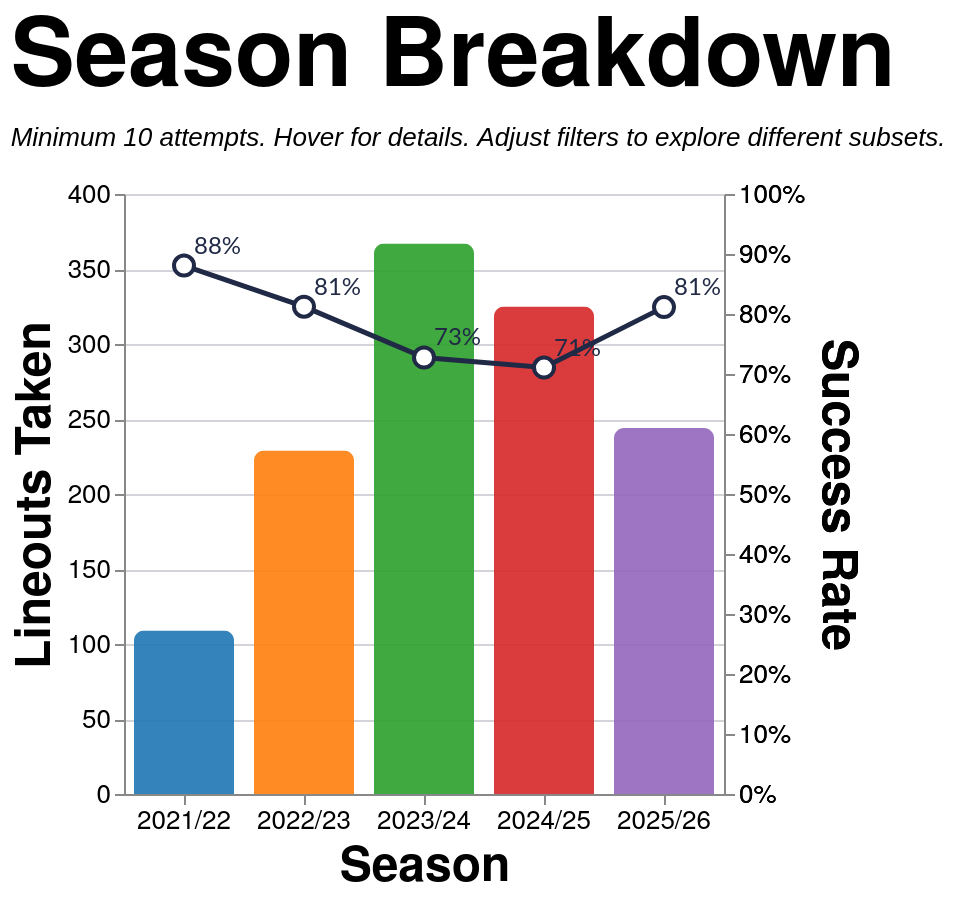

Specify this chart in Vega-Lite:
### Vega-Lite specification from a JSON file in a GitHub repository (floating-point values rounded to 4 significant figures; data arrays with more than 128 entries replaced by an {"elided": "..."} marker saying what was removed)
{"config": {"axis": {"labelFont": "PT Sans Narrow, Helvetica Neue, Helvetica, Arial, sans-serif", "titleFont": "PT Sans Narrow, Helvetica Neue, Helvetica, Arial, sans-serif", "labelFontSize": 13, "titleFontSize": 24, "gridColor": "#202947", "gridOpacity": 0.2, "zindex": 1}, "text": {"font": "Lato, sans-serif"}, "bar": {"cornerRadiusEnd": 5}, "header": {"labelFont": "PT Sans Narrow, Helvetica Neue, Helvetica, Arial, sans-serif", "titleFont": "PT Sans Narrow, Helvetica Neue, Helvetica, Arial, sans-serif", "labelFontSize": 24, "titleFontSize": 28, "labelFontWeight": "bold", "orient": "left"}, "legend": {"labelFont": "PT Sans Narrow, Helvetica Neue, Helvetica, Arial, sans-serif", "titleFont": "PT Sans Narrow, Helvetica Neue, Helvetica, Arial, sans-serif", "labelFontSize": 14, "titleFontSize": 16, "titlePadding": 5, "fillColor": "white", "strokeColor": "black", "padding": 10, "titleFontWeight": "lighter", "titleFontStyle": "italic", "titleColor": "gray", "offset": 10}, "title": {"font": "PT Sans Narrow, Helvetica Neue, Helvetica, Arial, sans-serif", "fontSize": 48, "fontWeight": "bold", "anchor": "start", "align": "center", "titlePadding": 20, "subtitlePadding": 10, "subtitleFontSize": 13, "subtitleColor": "", "subtitleFontStyle": "italic", "offset": 15, "color": "black"}, "axisX": {"labelAngle": 0}, "facet": {"title": null, "header": null, "align": {"row": "each", "column": "each"}}, "resolve": {"scale": {"y": "independent", "facet": "independent"}}, "background": "transparent", "scale": {"offsetBandPaddingOuter": 0.2, "offsetBandPaddingInner": 0.1}, "view": {"stroke": null, "background": "transparent"}}, "layer": [{"mark": {"type": "bar", "opacity": 0.9, "size": 50}, "encoding": {"color": {"field": "season", "legend": null, "scale": {"scheme": "category10"}, "type": "nominal"}, "stroke": {"value": "transparent"}, "tooltip": [{"field": "season", "title": "Season", "type": "nominal"}, {"field": "attempts", "format": ",.0f", "title": "Attempts", "type": "quantitative"}, {"field": "won", "format": ",.0f", "title": "Won", "type": "quantitative"}, {"field": "success_rate", "format": ".1%", "title": "Success Rate", "type": "quantitative"}], "x": {"axis": {"labelAngle": 0}, "field": "season", "sort": ["2021/22", "2022/23", "2023/24", "2024/25", "2025/26"], "title": "Season", "type": "nominal"}, "y": {"field": "attempts", "title": "Lineouts Taken", "type": "quantitative"}}, "transform": [{"filter": "(loSquad == 'All' || datum.squad == loSquad) && (loSeason == 'All' || datum.season == loSeason) && (loGameType == 'All' || (loGameType == 'League + Cup' && (datum.game_type == 'League' || datum.game_type == 'Cup')) || (loGameType == 'League only' && datum.game_type == 'League') || datum.game_type == loGameType) && (loThrower == 'All' || datum.thrower == loThrower) && (loJumper == 'All' || datum.jumper == loJumper) && (loArea == 'All' || datum.area == loArea) && (loNumbers == 'All' || datum.numbers == loNumbers)"}, {"aggregate": [{"op": "count", "as": "attempts"}, {"op": "sum", "field": "won", "as": "won"}], "groupby": ["season"]}, {"filter": "datum.attempts >= 10"}, {"calculate": "datum.won / datum.attempts", "as": "success_rate"}]}, {"mark": {"type": "line", "point": {"fill": "white", "filled": false, "size": 100, "stroke": "#202946"}, "stroke": "#202946", "strokeWidth": 2.5}, "encoding": {"tooltip": [{"field": "season", "title": "Season", "type": "nominal"}, {"field": "attempts", "format": ",.0f", "title": "Attempts", "type": "quantitative"}, {"field": "won", "format": ",.0f", "title": "Won", "type": "quantitative"}, {"field": "success_rate", "format": ".1%", "title": "Success Rate", "type": "quantitative"}], "x": {"axis": {"labelAngle": 0}, "field": "season", "sort": ["2021/22", "2022/23", "2023/24", "2024/25", "2025/26"], "title": "Season", "type": "nominal"}, "y": {"axis": {"format": "%"}, "field": "success_rate", "scale": {"domain": [0, 1]}, "title": "Success Rate", "type": "quantitative"}}, "transform": [{"filter": "(loSquad == 'All' || datum.squad == loSquad) && (loSeason == 'All' || datum.season == loSeason) && (loGameType == 'All' || (loGameType == 'League + Cup' && (datum.game_type == 'League' || datum.game_type == 'Cup')) || (loGameType == 'League only' && datum.game_type == 'League') || datum.game_type == loGameType) && (loThrower == 'All' || datum.thrower == loThrower) && (loJumper == 'All' || datum.jumper == loJumper) && (loArea == 'All' || datum.area == loArea) && (loNumbers == 'All' || datum.numbers == loNumbers)"}, {"aggregate": [{"op": "count", "as": "attempts"}, {"op": "sum", "field": "won", "as": "won"}], "groupby": ["season"]}, {"filter": "datum.attempts >= 10"}, {"calculate": "datum.won / datum.attempts", "as": "success_rate"}]}, {"mark": {"type": "text", "align": "left", "baseline": "middle", "color": "#202946", "dx": 5, "dy": -10, "fontSize": 12}, "encoding": {"text": {"field": "success_rate", "format": ".0%", "type": "quantitative"}, "x": {"axis": {"labelAngle": 0}, "field": "season", "sort": ["2021/22", "2022/23", "2023/24", "2024/25", "2025/26"], "title": "Season", "type": "nominal"}, "y": {"axis": {"format": "%"}, "field": "success_rate", "scale": {"domain": [0, 1]}, "title": "Success Rate", "type": "quantitative"}}, "transform": [{"filter": "(loSquad == 'All' || datum.squad == loSquad) && (loSeason == 'All' || datum.season == loSeason) && (loGameType == 'All' || (loGameType == 'League + Cup' && (datum.game_type == 'League' || datum.game_type == 'Cup')) || (loGameType == 'League only' && datum.game_type == 'League') || datum.game_type == loGameType) && (loThrower == 'All' || datum.thrower == loThrower) && (loJumper == 'All' || datum.jumper == loJumper) && (loArea == 'All' || datum.area == loArea) && (loNumbers == 'All' || datum.numbers == loNumbers)"}, {"aggregate": [{"op": "count", "as": "attempts"}, {"op": "sum", "field": "won", "as": "won"}], "groupby": ["season"]}, {"filter": "datum.attempts >= 10"}, {"calculate": "datum.won / datum.attempts", "as": "success_rate"}]}], "data": {"name": "data-15e79532cff8ae58bb045c3a34749407"}, "height": 300, "params": [{"name": "loSquad", "value": "All"}, {"name": "loSeason", "value": "All"}, {"name": "loGameType", "value": "All"}, {"name": "loThrower", "value": "All"}, {"name": "loJumper", "value": "All"}, {"name": "loArea", "value": "All"}, {"name": "loNumbers", "value": "All"}], "resolve": {"scale": {"y": "independent"}}, "title": {"text": "Season Breakdown", "subtitle": "Minimum 10 attempts. Hover for details. Adjust filters to explore different subsets."}, "width": {"step": 60}, "$schema": "https://vega.github.io/schema/vega-lite/v5.20.1.json", "datasets": {"data-15e79532cff8ae58bb045c3a34749407": {"elided": "1274 records"}}}
